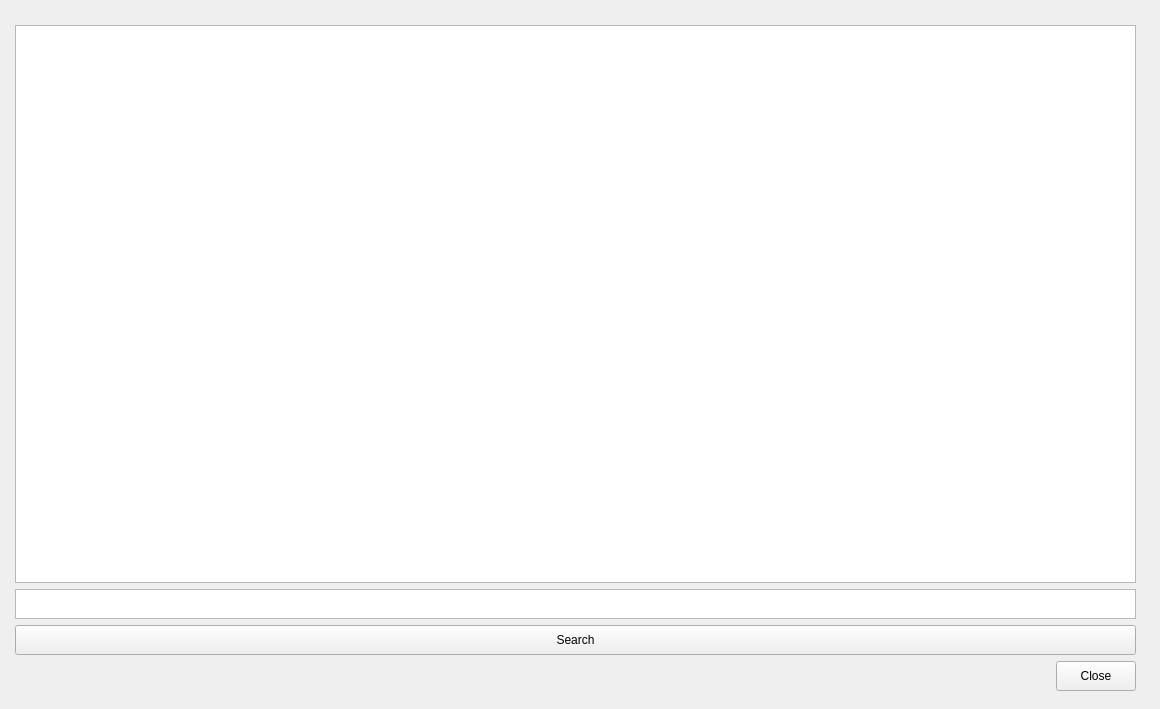
<?xml version="1.0" encoding="UTF-8"?>
<ui version="4.0">
 <class>log_viewer_window</class>
 <widget class="QMainWindow" name="log_viewer_window">
  <property name="geometry">
   <rect>
    <x>0</x>
    <y>0</y>
    <width>1160</width>
    <height>709</height>
   </rect>
  </property>
  <property name="minimumSize">
   <size>
    <width>800</width>
    <height>600</height>
   </size>
  </property>
  <property name="baseSize">
   <size>
    <width>800</width>
    <height>600</height>
   </size>
  </property>
  <property name="windowTitle">
   <string>Log Viewer</string>
  </property>
  <widget class="QWidget" name="log_central_widget">
   <property name="sizePolicy">
    <sizepolicy hsizetype="Preferred" vsizetype="Preferred">
     <horstretch>0</horstretch>
     <verstretch>0</verstretch>
    </sizepolicy>
   </property>
   <widget class="QWidget" name="verticalLayoutWidget">
    <property name="geometry">
     <rect>
      <x>10</x>
      <y>20</y>
      <width>1131</width>
      <height>681</height>
     </rect>
    </property>
    <layout class="QVBoxLayout" name="log_viewer_layout">
     <property name="spacing">
      <number>-1</number>
     </property>
     <property name="sizeConstraint">
      <enum>QLayout::SetDefaultConstraint</enum>
     </property>
     <property name="leftMargin">
      <number>5</number>
     </property>
     <property name="topMargin">
      <number>5</number>
     </property>
     <property name="rightMargin">
      <number>5</number>
     </property>
     <property name="bottomMargin">
      <number>10</number>
     </property>
     <item>
      <widget class="QTextBrowser" name="log_display_browser">
       <property name="sizePolicy">
        <sizepolicy hsizetype="Expanding" vsizetype="Expanding">
         <horstretch>0</horstretch>
         <verstretch>0</verstretch>
        </sizepolicy>
       </property>
       <property name="minimumSize">
        <size>
         <width>800</width>
         <height>450</height>
        </size>
       </property>
       <property name="maximumSize">
        <size>
         <width>16777215</width>
         <height>16777215</height>
        </size>
       </property>
       <property name="baseSize">
        <size>
         <width>800</width>
         <height>450</height>
        </size>
       </property>
       <property name="font">
        <font>
         <pointsize>12</pointsize>
        </font>
       </property>
       <property name="cursor" stdset="0">
        <cursorShape>IBeamCursor</cursorShape>
       </property>
       <property name="focusPolicy">
        <enum>Qt::ClickFocus</enum>
       </property>
       <property name="acceptDrops">
        <bool>false</bool>
       </property>
       <property name="verticalScrollBarPolicy">
        <enum>Qt::ScrollBarAsNeeded</enum>
       </property>
       <property name="horizontalScrollBarPolicy">
        <enum>Qt::ScrollBarAlwaysOff</enum>
       </property>
      </widget>
     </item>
     <item>
      <widget class="QTextEdit" name="log_search_text">
       <property name="sizePolicy">
        <sizepolicy hsizetype="Expanding" vsizetype="Fixed">
         <horstretch>0</horstretch>
         <verstretch>0</verstretch>
        </sizepolicy>
       </property>
       <property name="minimumSize">
        <size>
         <width>0</width>
         <height>30</height>
        </size>
       </property>
       <property name="maximumSize">
        <size>
         <width>16777215</width>
         <height>30</height>
        </size>
       </property>
       <property name="baseSize">
        <size>
         <width>800</width>
         <height>30</height>
        </size>
       </property>
       <property name="font">
        <font>
         <pointsize>12</pointsize>
        </font>
       </property>
       <property name="cursor" stdset="0">
        <cursorShape>IBeamCursor</cursorShape>
       </property>
       <property name="focusPolicy">
        <enum>Qt::TabFocus</enum>
       </property>
       <property name="verticalScrollBarPolicy">
        <enum>Qt::ScrollBarAlwaysOff</enum>
       </property>
       <property name="readOnly">
        <bool>false</bool>
       </property>
      </widget>
     </item>
     <item>
      <widget class="QPushButton" name="log_search_button">
       <property name="sizePolicy">
        <sizepolicy hsizetype="Expanding" vsizetype="Fixed">
         <horstretch>0</horstretch>
         <verstretch>0</verstretch>
        </sizepolicy>
       </property>
       <property name="minimumSize">
        <size>
         <width>0</width>
         <height>30</height>
        </size>
       </property>
       <property name="baseSize">
        <size>
         <width>0</width>
         <height>30</height>
        </size>
       </property>
       <property name="focusPolicy">
        <enum>Qt::TabFocus</enum>
       </property>
       <property name="text">
        <string>Search</string>
       </property>
       <property name="icon">
        <iconset>
         <normaloff>gfx/system-search.png</normaloff>gfx/system-search.png</iconset>
       </property>
       <property name="shortcut">
        <string>Return</string>
       </property>
      </widget>
     </item>
     <item>
      <widget class="QPushButton" name="log_close_button">
       <property name="sizePolicy">
        <sizepolicy hsizetype="Fixed" vsizetype="Fixed">
         <horstretch>0</horstretch>
         <verstretch>0</verstretch>
        </sizepolicy>
       </property>
       <property name="minimumSize">
        <size>
         <width>80</width>
         <height>30</height>
        </size>
       </property>
       <property name="baseSize">
        <size>
         <width>80</width>
         <height>30</height>
        </size>
       </property>
       <property name="focusPolicy">
        <enum>Qt::TabFocus</enum>
       </property>
       <property name="layoutDirection">
        <enum>Qt::RightToLeft</enum>
       </property>
       <property name="text">
        <string>Close</string>
       </property>
       <property name="icon">
        <iconset>
         <normaloff>gfx/cancel_48.png</normaloff>gfx/cancel_48.png</iconset>
       </property>
       <property name="shortcut">
        <string>Esc</string>
       </property>
      </widget>
     </item>
    </layout>
   </widget>
  </widget>
 </widget>
 <resources/>
 <connections/>
</ui>
